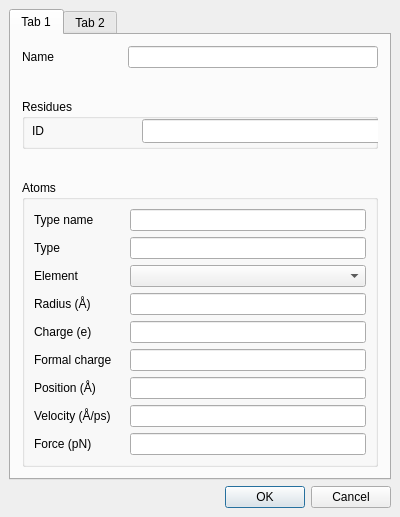
<?xml version="1.0" encoding="UTF-8"?>
<ui version="4.0">
 <class>CompositePropertiesData</class>
 <widget class="QDialog" name="CompositePropertiesData">
  <property name="geometry">
   <rect>
    <x>0</x>
    <y>0</y>
    <width>400</width>
    <height>517</height>
   </rect>
  </property>
  <property name="sizePolicy">
   <sizepolicy hsizetype="Fixed" vsizetype="Fixed">
    <horstretch>0</horstretch>
    <verstretch>0</verstretch>
   </sizepolicy>
  </property>
  <property name="minimumSize">
   <size>
    <width>400</width>
    <height>517</height>
   </size>
  </property>
  <property name="maximumSize">
   <size>
    <width>400</width>
    <height>517</height>
   </size>
  </property>
  <property name="windowTitle">
   <string>Properties</string>
  </property>
  <layout class="QVBoxLayout" name="verticalLayout">
   <property name="spacing">
    <number>6</number>
   </property>
   <property name="margin">
    <number>9</number>
   </property>
   <item>
    <widget class="QTabWidget" name="tabWidget">
     <property name="currentIndex">
      <number>0</number>
     </property>
     <widget class="QWidget" name="standard">
      <attribute name="title">
       <string>Tab 1</string>
      </attribute>
      <layout class="QVBoxLayout" name="verticalLayout_2">
       <item>
        <layout class="QHBoxLayout" name="_4">
         <property name="spacing">
          <number>6</number>
         </property>
         <property name="margin">
          <number>0</number>
         </property>
         <item>
          <widget class="QLabel" name="textLabel1">
           <property name="sizePolicy">
            <sizepolicy hsizetype="Fixed" vsizetype="Minimum">
             <horstretch>0</horstretch>
             <verstretch>0</verstretch>
            </sizepolicy>
           </property>
           <property name="minimumSize">
            <size>
             <width>100</width>
             <height>0</height>
            </size>
           </property>
           <property name="maximumSize">
            <size>
             <width>100</width>
             <height>32767</height>
            </size>
           </property>
           <property name="text">
            <string>Name</string>
           </property>
           <property name="alignment">
            <set>Qt::AlignLeading|Qt::AlignLeft|Qt::AlignVCenter</set>
           </property>
          </widget>
         </item>
         <item>
          <widget class="QLineEdit" name="name_edit">
           <property name="sizePolicy">
            <sizepolicy hsizetype="Expanding" vsizetype="Minimum">
             <horstretch>0</horstretch>
             <verstretch>0</verstretch>
            </sizepolicy>
           </property>
          </widget>
         </item>
        </layout>
       </item>
       <item>
        <spacer name="spacer">
         <property name="orientation">
          <enum>Qt::Vertical</enum>
         </property>
         <property name="sizeHint" stdset="0">
          <size>
           <width>20</width>
           <height>15</height>
          </size>
         </property>
        </spacer>
       </item>
       <item>
        <widget class="QGroupBox" name="residues_box">
         <property name="minimumSize">
          <size>
           <width>16</width>
           <height>50</height>
          </size>
         </property>
         <property name="title">
          <string>Residues</string>
         </property>
         <widget class="QLabel" name="textLabel1_2">
          <property name="geometry">
           <rect>
            <x>10</x>
            <y>20</y>
            <width>110</width>
            <height>24</height>
           </rect>
          </property>
          <property name="sizePolicy">
           <sizepolicy hsizetype="Fixed" vsizetype="Preferred">
            <horstretch>0</horstretch>
            <verstretch>0</verstretch>
           </sizepolicy>
          </property>
          <property name="minimumSize">
           <size>
            <width>110</width>
            <height>0</height>
           </size>
          </property>
          <property name="maximumSize">
           <size>
            <width>110</width>
            <height>32767</height>
           </size>
          </property>
          <property name="text">
           <string>ID</string>
          </property>
          <property name="alignment">
           <set>Qt::AlignLeading|Qt::AlignLeft|Qt::AlignVCenter</set>
          </property>
         </widget>
         <widget class="QLineEdit" name="id_edit">
          <property name="geometry">
           <rect>
            <x>120</x>
            <y>20</y>
            <width>250</width>
            <height>24</height>
           </rect>
          </property>
          <property name="sizePolicy">
           <sizepolicy hsizetype="Expanding" vsizetype="Preferred">
            <horstretch>0</horstretch>
            <verstretch>0</verstretch>
           </sizepolicy>
          </property>
          <property name="minimumSize">
           <size>
            <width>0</width>
            <height>20</height>
           </size>
          </property>
         </widget>
        </widget>
       </item>
       <item>
        <spacer name="spacer_2">
         <property name="orientation">
          <enum>Qt::Vertical</enum>
         </property>
         <property name="sizeHint" stdset="0">
          <size>
           <width>20</width>
           <height>15</height>
          </size>
         </property>
        </spacer>
       </item>
       <item>
        <widget class="QGroupBox" name="atoms_box">
         <property name="title">
          <string>Atoms</string>
         </property>
         <layout class="QGridLayout" name="_2">
          <property name="margin">
           <number>9</number>
          </property>
          <property name="spacing">
           <number>6</number>
          </property>
          <item row="6" column="0">
           <widget class="QLabel" name="TextLabel7">
            <property name="sizePolicy">
             <sizepolicy hsizetype="Fixed" vsizetype="Preferred">
              <horstretch>0</horstretch>
              <verstretch>0</verstretch>
             </sizepolicy>
            </property>
            <property name="minimumSize">
             <size>
              <width>90</width>
              <height>0</height>
             </size>
            </property>
            <property name="maximumSize">
             <size>
              <width>100</width>
              <height>32767</height>
             </size>
            </property>
            <property name="text">
             <string>Position (Å)</string>
            </property>
            <property name="alignment">
             <set>Qt::AlignLeading|Qt::AlignLeft|Qt::AlignVCenter</set>
            </property>
           </widget>
          </item>
          <item row="5" column="1">
           <widget class="QLineEdit" name="formal_charge_edit"/>
          </item>
          <item row="5" column="0">
           <widget class="QLabel" name="TextLabel4_2">
            <property name="sizePolicy">
             <sizepolicy hsizetype="Fixed" vsizetype="Preferred">
              <horstretch>0</horstretch>
              <verstretch>0</verstretch>
             </sizepolicy>
            </property>
            <property name="minimumSize">
             <size>
              <width>90</width>
              <height>0</height>
             </size>
            </property>
            <property name="maximumSize">
             <size>
              <width>100</width>
              <height>32767</height>
             </size>
            </property>
            <property name="text">
             <string>Formal charge</string>
            </property>
            <property name="alignment">
             <set>Qt::AlignLeading|Qt::AlignLeft|Qt::AlignVCenter</set>
            </property>
           </widget>
          </item>
          <item row="4" column="1">
           <widget class="QLineEdit" name="charge_edit"/>
          </item>
          <item row="4" column="0">
           <widget class="QLabel" name="TextLabel4">
            <property name="sizePolicy">
             <sizepolicy hsizetype="Fixed" vsizetype="Preferred">
              <horstretch>0</horstretch>
              <verstretch>0</verstretch>
             </sizepolicy>
            </property>
            <property name="minimumSize">
             <size>
              <width>90</width>
              <height>0</height>
             </size>
            </property>
            <property name="maximumSize">
             <size>
              <width>100</width>
              <height>32767</height>
             </size>
            </property>
            <property name="text">
             <string>Charge (e)</string>
            </property>
            <property name="alignment">
             <set>Qt::AlignLeading|Qt::AlignLeft|Qt::AlignVCenter</set>
            </property>
           </widget>
          </item>
          <item row="8" column="1">
           <widget class="QLineEdit" name="force_edit"/>
          </item>
          <item row="8" column="0">
           <widget class="QLabel" name="TextLabel6">
            <property name="sizePolicy">
             <sizepolicy hsizetype="Fixed" vsizetype="Preferred">
              <horstretch>0</horstretch>
              <verstretch>0</verstretch>
             </sizepolicy>
            </property>
            <property name="minimumSize">
             <size>
              <width>90</width>
              <height>0</height>
             </size>
            </property>
            <property name="maximumSize">
             <size>
              <width>100</width>
              <height>32767</height>
             </size>
            </property>
            <property name="text">
             <string>Force (pN)</string>
            </property>
            <property name="alignment">
             <set>Qt::AlignLeading|Qt::AlignLeft|Qt::AlignVCenter</set>
            </property>
           </widget>
          </item>
          <item row="7" column="0">
           <widget class="QLabel" name="TextLabel5">
            <property name="sizePolicy">
             <sizepolicy hsizetype="Fixed" vsizetype="Preferred">
              <horstretch>0</horstretch>
              <verstretch>0</verstretch>
             </sizepolicy>
            </property>
            <property name="minimumSize">
             <size>
              <width>90</width>
              <height>0</height>
             </size>
            </property>
            <property name="maximumSize">
             <size>
              <width>100</width>
              <height>32767</height>
             </size>
            </property>
            <property name="text">
             <string>Velocity (Å/ps)</string>
            </property>
            <property name="alignment">
             <set>Qt::AlignLeading|Qt::AlignLeft|Qt::AlignVCenter</set>
            </property>
           </widget>
          </item>
          <item row="6" column="1">
           <widget class="QLineEdit" name="position_edit">
            <property name="text">
             <string/>
            </property>
           </widget>
          </item>
          <item row="7" column="1">
           <widget class="QLineEdit" name="velocity_edit"/>
          </item>
          <item row="0" column="1">
           <widget class="QLineEdit" name="type_name_edit"/>
          </item>
          <item row="3" column="1">
           <widget class="QLineEdit" name="radius_edit"/>
          </item>
          <item row="3" column="0">
           <widget class="QLabel" name="TextLabel8">
            <property name="sizePolicy">
             <sizepolicy hsizetype="Fixed" vsizetype="Preferred">
              <horstretch>0</horstretch>
              <verstretch>0</verstretch>
             </sizepolicy>
            </property>
            <property name="minimumSize">
             <size>
              <width>90</width>
              <height>0</height>
             </size>
            </property>
            <property name="maximumSize">
             <size>
              <width>100</width>
              <height>32767</height>
             </size>
            </property>
            <property name="text">
             <string>Radius (Å)</string>
            </property>
            <property name="alignment">
             <set>Qt::AlignLeading|Qt::AlignLeft|Qt::AlignVCenter</set>
            </property>
           </widget>
          </item>
          <item row="1" column="1">
           <widget class="QLineEdit" name="type_edit"/>
          </item>
          <item row="2" column="0">
           <widget class="QLabel" name="TextLabel3">
            <property name="sizePolicy">
             <sizepolicy hsizetype="Fixed" vsizetype="Preferred">
              <horstretch>0</horstretch>
              <verstretch>0</verstretch>
             </sizepolicy>
            </property>
            <property name="minimumSize">
             <size>
              <width>90</width>
              <height>0</height>
             </size>
            </property>
            <property name="maximumSize">
             <size>
              <width>100</width>
              <height>32767</height>
             </size>
            </property>
            <property name="text">
             <string>Element</string>
            </property>
            <property name="alignment">
             <set>Qt::AlignLeading|Qt::AlignLeft|Qt::AlignVCenter</set>
            </property>
           </widget>
          </item>
          <item row="2" column="1">
           <widget class="QComboBox" name="element_box"/>
          </item>
          <item row="1" column="0">
           <widget class="QLabel" name="TextLabel2_2">
            <property name="sizePolicy">
             <sizepolicy hsizetype="Fixed" vsizetype="Preferred">
              <horstretch>0</horstretch>
              <verstretch>0</verstretch>
             </sizepolicy>
            </property>
            <property name="minimumSize">
             <size>
              <width>90</width>
              <height>0</height>
             </size>
            </property>
            <property name="maximumSize">
             <size>
              <width>100</width>
              <height>32767</height>
             </size>
            </property>
            <property name="text">
             <string>Type</string>
            </property>
            <property name="alignment">
             <set>Qt::AlignLeading|Qt::AlignLeft|Qt::AlignVCenter</set>
            </property>
           </widget>
          </item>
          <item row="0" column="0">
           <widget class="QLabel" name="TextLabel2">
            <property name="sizePolicy">
             <sizepolicy hsizetype="Fixed" vsizetype="Preferred">
              <horstretch>0</horstretch>
              <verstretch>0</verstretch>
             </sizepolicy>
            </property>
            <property name="minimumSize">
             <size>
              <width>90</width>
              <height>0</height>
             </size>
            </property>
            <property name="maximumSize">
             <size>
              <width>100</width>
              <height>32767</height>
             </size>
            </property>
            <property name="text">
             <string>Type name</string>
            </property>
            <property name="alignment">
             <set>Qt::AlignLeading|Qt::AlignLeft|Qt::AlignVCenter</set>
            </property>
           </widget>
          </item>
         </layout>
        </widget>
       </item>
      </layout>
     </widget>
     <widget class="BALL::VIEW::PropertyEditor" name="named">
      <attribute name="title">
       <string>Tab 2</string>
      </attribute>
     </widget>
    </widget>
   </item>
   <item>
    <widget class="QDialogButtonBox" name="buttonBox">
     <property name="standardButtons">
      <set>QDialogButtonBox::Cancel|QDialogButtonBox::Ok</set>
     </property>
    </widget>
   </item>
  </layout>
 </widget>
 <layoutdefault spacing="6" margin="11"/>
 <customwidgets>
  <customwidget>
   <class>BALL::VIEW::PropertyEditor</class>
   <extends>QWidget</extends>
   <header location="global">BALL_view/WIDGETS/propertyEditor.h</header>
   <container>1</container>
  </customwidget>
 </customwidgets>
 <includes>
  <include location="global">BALL_core/COMMON/global.h</include>
 </includes>
 <resources/>
 <connections>
  <connection>
   <sender>buttonBox</sender>
   <signal>accepted()</signal>
   <receiver>CompositePropertiesData</receiver>
   <slot>accept()</slot>
   <hints>
    <hint type="sourcelabel">
     <x>275</x>
     <y>490</y>
    </hint>
    <hint type="destinationlabel">
     <x>253</x>
     <y>566</y>
    </hint>
   </hints>
  </connection>
  <connection>
   <sender>buttonBox</sender>
   <signal>rejected()</signal>
   <receiver>CompositePropertiesData</receiver>
   <slot>reject()</slot>
   <hints>
    <hint type="sourcelabel">
     <x>367</x>
     <y>488</y>
    </hint>
    <hint type="destinationlabel">
     <x>324</x>
     <y>593</y>
    </hint>
   </hints>
  </connection>
 </connections>
</ui>
